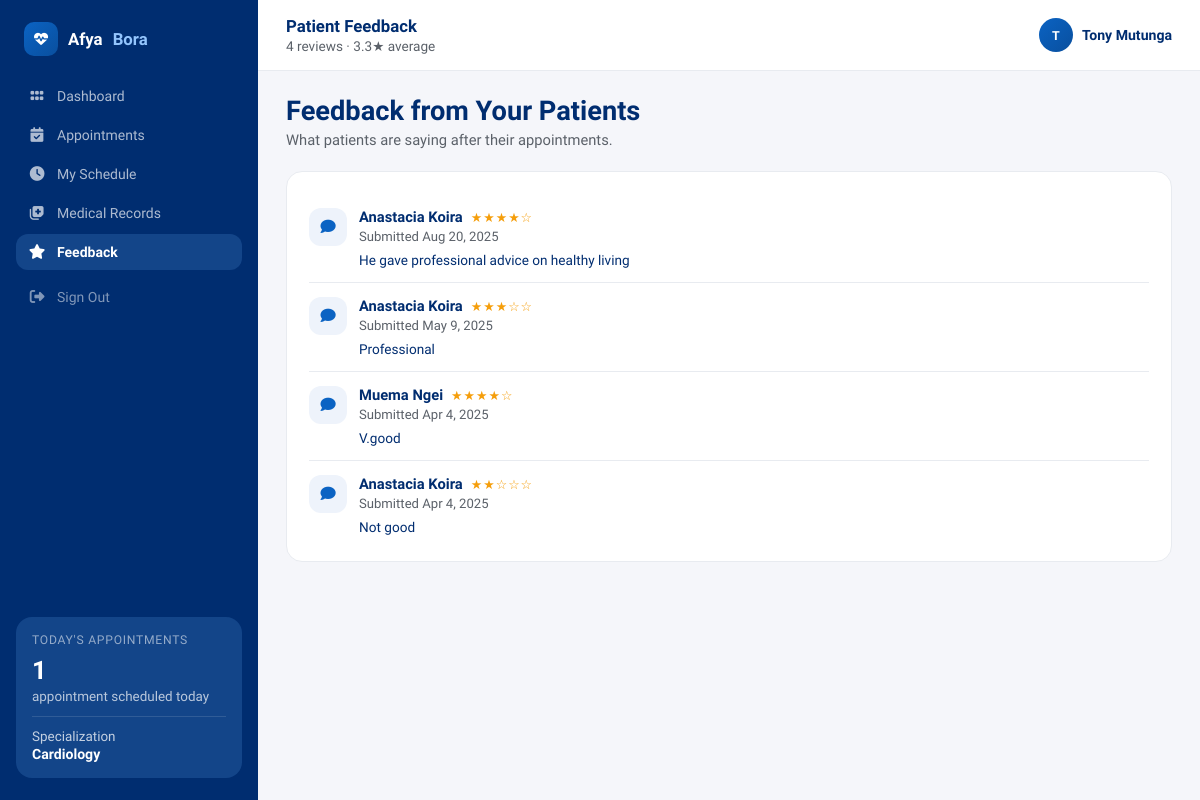
The page /doctors/view_feedback.php (signed in) on the database its author committed.
### tables this page shows
CREATE TABLE `users` (
  `user_id` int(11) NOT NULL,
  `first_name` varchar(50) DEFAULT NULL,
  `last_name` varchar(50) DEFAULT NULL,
  `full_name` varchar(101) GENERATED ALWAYS AS (concat_ws(' ',`first_name`,`last_name`)) STORED,
  `email` varchar(100) NOT NULL,
  `password_hash` varchar(255) NOT NULL,
  `phone_number` varchar(15) DEFAULT NULL,
  `role` enum('admin','doctor','patient','receptionist') NOT NULL,
  `specialization` varchar(100) DEFAULT NULL,
  `date_of_birth` date DEFAULT NULL,
  `gender` enum('male','female','other') DEFAULT NULL,
  `address` text DEFAULT NULL,
  `created_at` timestamp NULL DEFAULT current_timestamp()
);

CREATE TABLE `feedback` (
  `feedback_id` int(11) NOT NULL,
  `patient_id` int(11) NOT NULL,
  `doctor_id` int(11) NOT NULL,
  `rating` int(11) DEFAULT NULL,
  `comments` text DEFAULT NULL,
  `created_at` timestamp NULL DEFAULT current_timestamp()
);

### doctors/view_feedback.php (the view, shortened to what this page needs)
<?php
require_once "../config/db.php";
$doctor_id = $_SESSION["user_id"];
$doctor_name = $_SESSION["full_name"];
$current_page = "view_feedback";
$stmt = $conn->prepare("
    SELECT f.rating, f.comments, f.created_at, u.full_name AS patient_name
    FROM feedback f
    JOIN users u ON f.patient_id = u.user_id
    WHERE f.doctor_id = ?
    ORDER BY f.created_at DESC
");
$stmt->bind_param("i", $doctor_id);
$stmt->execute();
$result = $stmt->get_result();
$total = $result->num_rows;
$avg_rating = 0;
if ($total > 0) {
    $sum_stmt = $conn->prepare("SELECT AVG(rating) AS avg_r FROM feedback WHERE doctor_id = ?");
    $sum_stmt->bind_param("i", $doctor_id);
    $sum_stmt->execute();
    $avg_rating = round((float)($sum_stmt->get_result()->fetch_assoc()["avg_r"] ?? 0), 1);
}
?>
<!DOCTYPE html>
<html lang="en">
<head>
    <link rel="stylesheet" href="https://cdnjs.cloudflare.com/ajax/libs/font-awesome/6.5.0/css/all.min.css">
</head>
<body>
<?php include "sidebar.php"; ?>
<div class="ab-main-wrap">
    <header class="ab-topbar">
        <div class="ab-topbar-left">
            <div class="ab-greeting">Patient Feedback</div>
            <div class="ab-subgreeting"><?= $total ?> review<?= $total === 1 ? '' : 's' ?><?= $total > 0 ? " · {$avg_rating}★ average" : '' ?></div>
        </div>
        <div class="ab-topbar-right">
            <div class="ab-user-chip">
                <div class="ab-user-avatar"><?= htmlspecialchars(strtoupper(substr($doctor_name, 0, 1))) ?></div>
                <div class="ab-user-name"><?= htmlspecialchars($doctor_name) ?></div>
            </div>
        </div>
    </header>
    <main class="ab-content">
        <div class="ab-page-title">Feedback from Your Patients</div>
        <div class="ab-page-sub">What patients are saying after their appointments.</div>
        <div class="ab-card">
            <?php if ($total > 0): ?>
                <?php while ($row = $result->fetch_assoc()): ?>
                    <div class="ab-list-row">
                        <div class="ab-icon-chip"><i class="fas fa-comment"></i></div>
                        <div class="alr-body">
                            <div class="alr-title-line">
                                <span class="alr-title"><?= htmlspecialchars($row["patient_name"]) ?></span>
                                <span class="fb-stars"><?= str_repeat("★", (int)$row["rating"]) . str_repeat("☆", 5 - (int)$row["rating"]) ?></span>
                            </div>
                            <div class="alr-meta">Submitted <?= date("M j, Y", strtotime($row["created_at"])) ?></div>
                            <?php if (!empty($row['comments'])): ?><div class="alr-detail"><?= nl2br(htmlspecialchars($row["comments"])) ?></div><?php endif; ?>
                        </div>
                    </div>
                <?php endwhile; ?>
            <?php else: ?>
                <p style="color:var(--muted);font-size:.85rem;margin:6px 0 0">No feedback submitted yet.</p>
            <?php endif; ?>
        </div>
    </main>
</div>
</body>
</html>

### doctors/sidebar.php (shortened to what this page needs)
<?php
$__sidebar_doctor_id = $_SESSION["user_id"] ?? null;
$__today_count = 0;
$__specialization = null;
if ($__sidebar_doctor_id) {
    $__stmt = $conn->prepare("SELECT COUNT(*) AS c FROM appointments WHERE doctor_id = ? AND appointment_date = CURDATE() AND status = 'scheduled'");
    $__stmt->bind_param("i", $__sidebar_doctor_id);
    $__stmt->execute();
    $__today_count = (int)($__stmt->get_result()->fetch_assoc()["c"] ?? 0);
    $__spec_stmt = $conn->prepare("SELECT specialization FROM users WHERE user_id = ?");
    $__spec_stmt->bind_param("i", $__sidebar_doctor_id);
    $__spec_stmt->execute();
    $__specialization = $__spec_stmt->get_result()->fetch_assoc()["specialization"] ?? null;
}
?>
<aside class="ab-sidebar">
  <div class="ab-brand">
    <div class="ab-brand-icon"><i class="fas fa-heartbeat"></i></div>
    Afya<span>Bora</span>
  </div>
  <nav class="ab-nav">
    <a href="dashboard.php" class="ab-nav-item <?= $current_page === 'dashboard' ? 'active' : '' ?>"><i class="fas fa-grip"></i> Dashboard</a>
    <a href="appointments.php" class="ab-nav-item <?= $current_page === 'appointments' ? 'active' : '' ?>"><i class="fas fa-calendar-check"></i> Appointments</a>
    <a href="schedule.php" class="ab-nav-item <?= $current_page === 'schedule' ? 'active' : '' ?>"><i class="fas fa-clock"></i> My Schedule</a>
    <a href="medical_history.php" class="ab-nav-item <?= $current_page === 'medical_history' ? 'active' : '' ?>"><i class="fas fa-notes-medical"></i> Medical Records</a>
    <a href="view_feedback.php" class="ab-nav-item <?= $current_page === 'view_feedback' ? 'active' : '' ?>"><i class="fas fa-star"></i> Feedback</a>
    <a href="../logout.php" class="ab-nav-item logout"><i class="fas fa-sign-out-alt"></i> Sign Out</a>
  </nav>
  <?php if ($__sidebar_doctor_id): ?>
  <div class="ab-sidebar-widget">
    <div class="aw-title">Today's Appointments</div>
    <div class="aw-pct"><?= $__today_count ?></div>
    <div class="aw-note"><?= $__today_count === 1 ? 'appointment scheduled today' : 'appointments scheduled today' ?></div>
    <?php if ($__specialization): ?>
    <div class="aw-spec">
      Specialization
      <strong><?= htmlspecialchars($__specialization) ?></strong>
    </div>
    <?php endif; ?>
  </div>
  <?php endif; ?>
</aside>

### doctors/view_feedback.php (style rules this page uses)
.fb-stars { color: #f59e0b; font-size: .8rem; letter-spacing: 1px; }

### doctors/sidebar.php (style rules this page uses)
:root { --navy: #002d70; --navy2: #134589; --blue: #0b63c3; --blue2: #094f9e; --sky: #eef3fb; --canvas: #f5f6fa; --white: #ffffff; --border: #e8ebf0; --muted: #5b6169; --green: #1fae7a; --amber: #f59e0b; --rose: #dc2626; --radius-sm: 8px; --radius-md: 12px; --radius-lg: 16px; --radius-pill: 999px; --sidebar-w: 258px; }
* { box-sizing: border-box; }
body { font-family: 'Plus Jakarta Sans', sans-serif; color: var(--navy); background: var(--canvas); margin: 0; }
a { text-decoration: none; }
.ab-sidebar { position: fixed; top: 0; left: 0; bottom: 0; width: var(--sidebar-w); background: var(--navy); display: flex; flex-direction: column; padding: 22px 16px; overflow-y: auto; z-index: 100; }
.ab-brand { display: flex; align-items: center; gap: 10px; padding: 0 8px 22px; color: #fff; font-weight: 700; font-size: 1.05rem; }
.ab-brand .ab-brand-icon { width: 34px; height: 34px; border-radius: 10px; background: linear-gradient(135deg, var(--blue), var(--blue2)); display: flex; align-items: center; justify-content: center; font-size: .88rem; flex-shrink: 0; }
.ab-brand span { color: #93c5fd; }
.ab-nav { display: flex; flex-direction: column; gap: 3px; flex: 1; }
.ab-nav-item { display: flex; align-items: center; gap: 11px; padding: 10px 12px; border-radius: var(--radius-md); color: rgba(255,255,255,.68); font-size: .875rem; font-weight: 500; transition: background .15s, color .15s; }
.ab-nav-item i { width: 18px; text-align: center; font-size: .92rem; }
.ab-nav-item.active { background: var(--navy2); color: #fff; font-weight: 600; }
.ab-nav-item.logout { color: rgba(255,255,255,.5); margin-top: 6px; }
.ab-sidebar-widget { margin-top: 16px; background: var(--navy2); border-radius: var(--radius-lg); padding: 16px; color: #fff; }
.ab-sidebar-widget .aw-title { font-size: .76rem; text-transform: uppercase; letter-spacing: .06em; color: rgba(255,255,255,.55); margin-bottom: 8px; }
.ab-sidebar-widget .aw-pct { font-size: 1.6rem; font-weight: 800; margin-bottom: 4px; }
.ab-sidebar-widget .aw-note { font-size: .84rem; color: rgba(255,255,255,.7); }
.ab-sidebar-widget .aw-spec { margin-top: 12px; padding-top: 12px; border-top: 1px solid rgba(255,255,255,.12); font-size: .84rem; color: rgba(255,255,255,.75); }
.ab-sidebar-widget .aw-spec strong { display: block; color: #fff; font-size: .88rem; margin-top: 2px; }
.ab-main-wrap { margin-left: var(--sidebar-w); min-height: 100vh; display: flex; flex-direction: column; }
.ab-topbar { background: var(--white); border-bottom: 1px solid var(--border); padding: 16px 28px; display: flex; align-items: center; justify-content: space-between; gap: 16px; }
.ab-topbar-left .ab-greeting { font-size: 1.05rem; font-weight: 700; color: var(--navy); }
.ab-topbar-left .ab-subgreeting { font-size: .85rem; color: var(--muted); margin-top: 2px; }
.ab-topbar-right { display: flex; align-items: center; gap: 12px; }
.ab-user-chip { display: flex; align-items: center; gap: 9px; }
.ab-user-avatar { width: 34px; height: 34px; border-radius: 50%; background: linear-gradient(135deg, var(--blue), var(--blue2)); color: #fff; font-weight: 700; font-size: .78rem; display: flex; align-items: center; justify-content: center; }
.ab-user-name { font-size: .88rem; font-weight: 600; color: var(--navy); }
.ab-content { padding: 24px 28px 40px; flex: 1; }
.ab-card { background: var(--white); border: 1px solid var(--border); border-radius: var(--radius-lg); padding: 22px; }
.ab-icon-chip { width: 38px; height: 38px; border-radius: var(--radius-md); background: var(--sky); color: var(--blue); display: flex; align-items: center; justify-content: center; font-size: .95rem; flex-shrink: 0; }
.ab-page-title { font-size: 1.7rem; font-weight: 800; color: var(--navy); margin-bottom: 4px; }
.ab-page-sub { color: var(--muted); font-size: .92rem; margin-bottom: 22px; }
.ab-list-row { border-bottom: 1px solid var(--border); padding: 14px 0; display: flex; align-items: flex-start; gap: 12px; }
.ab-list-row:last-child { border-bottom: none; padding-bottom: 4px; }
.ab-list-row .alr-body { flex: 1; min-width: 0; }
.ab-list-row .alr-title-line { display: flex; align-items: center; gap: 8px; flex-wrap: wrap; }
.ab-list-row .alr-title { font-weight: 600; color: var(--navy); font-size: .92rem; }
.ab-list-row .alr-meta { color: var(--muted); font-size: .82rem; margin-top: 3px; }
.ab-list-row .alr-detail { font-size: .85rem; color: var(--navy); margin-top: 8px; }

### rows shown on the page
users: specialization "Cardiology"
feedback: patient.full_name "Anastacia Koira", rating "★★★★", rating "☆", created_at "Aug 20, 2025", comments "He gave professional advice on healthy living"
feedback: patient.full_name "Anastacia Koira", rating "★★★", rating "☆☆", created_at "May 9, 2025", comments "Professional"
feedback: patient.full_name "Muema Ngei", rating "★★★★", rating "☆", created_at "Apr 4, 2025", comments "V.good"
feedback: patient.full_name "Anastacia Koira", rating "★★", rating "☆☆☆", created_at "Apr 4, 2025", comments "Not good"

### other values the page prints
$__today_count "1"
$total "4"
$avg_rating "3.3"
substr($doctor_name, 0, 1) "T"
$doctor_name "Tony Mutunga"
